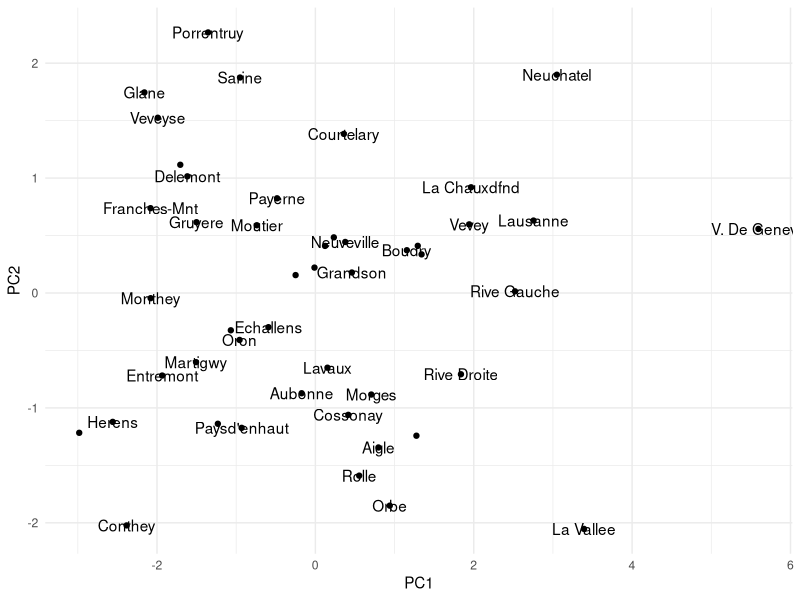

The R script that drew this image:
## ---- chunk 1
# load the built-in data
data(swiss)

head(swiss)
## ---- chunk 2
library(tidyverse)
theme_set(theme_minimal())

# Perform PCA
pca.out <- prcomp(swiss, scale. = TRUE)

municipalities <- row.names(pca.out$x) %>% 
  as_tibble() %>% 
  rename(municipality = value)
# visualize first two principal components
pca.out$x %>% 
  as_tibble() %>% 
  bind_cols(municipalities) %>% 
  ggplot(aes(x = PC1, y = PC2, label = municipality)) +
    geom_point() +
    geom_text(check_overlap = TRUE)

